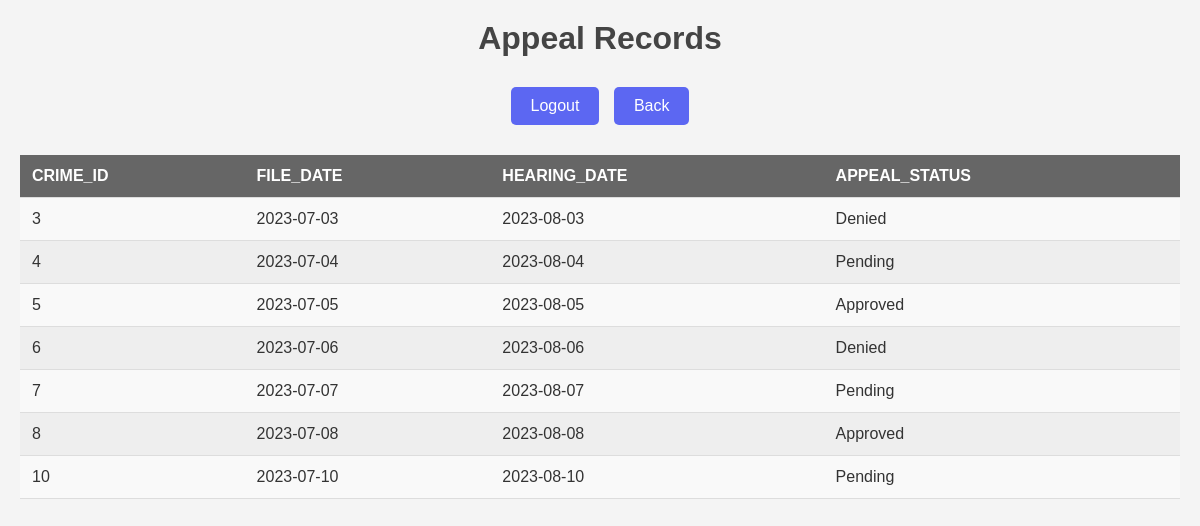
The app's page /appeal.php with its own data.
### tables this page shows
CREATE TABLE `appeal` (
  `crime_id` int(11) DEFAULT NULL,
  `file_date` date DEFAULT NULL,
  `hearing_date` date DEFAULT NULL,
  `appeal_status` varchar(50) DEFAULT NULL
);

### appeal.php (the view, shortened to what this page needs)
<!DOCTYPE html>
<html lang="en">
<head>
    <link rel="stylesheet" href="static/css/style.css">
</head>
<body>
    <h1>Appeal Records</h1>
    <button onclick="location.href='logout.php';">Logout</button>
    <button onclick="location.href='welcome.php';">Back</button>
    <?php
    include 'database.php';
    $sql = 'SELECT * FROM appeal';
    $stmt = $pdo->query($sql);
    echo "<table>";
    $row = $stmt->fetch(PDO::FETCH_ASSOC);
    echo "<tr>";
    foreach ($row as $key => $value) {
        echo "<th>$key</th>";
    }
    echo "</tr>";
    do {
        echo "<tr>";
        foreach ($row as $value) {
            echo "<td>$value</td>";
        }
        echo "</tr>";
    } while ($row = $stmt->fetch(PDO::FETCH_ASSOC));
    echo "</table>";
    ?>
</body>
</html>

### static/css/style.css (style rules this page uses)
body { font-family: 'Arial', sans-serif; background-color: #f4f4f4; color: #333; margin: 0; padding: 20px; text-align: center; }
h1, h2 { color: #444; margin: 0 0 20px 0; }
button { background-color: #5c67f2; color: white; border: none; padding: 10px 20px; margin: 10px 5px; border-radius: 5px; cursor: pointer; font-size: 16px; transition: background-color 0.3s ease; }
table { width: 100%; margin: 20px 0; border-collapse: collapse; }
th, td { padding: 12px; text-align: left; border-bottom: 1px solid #ddd; }
th { background-color: #666; color: white; text-transform: uppercase; }
tr:nth-child(even) { background-color: #f9f9f9; }
tr:nth-child(odd) { background-color: #eee; }

### records on screen
appeal: crime_id "3", file_date "2023-07-03", hearing_date "2023-08-03", appeal_status "Denied"
appeal: crime_id "4", file_date "2023-07-04", hearing_date "2023-08-04", appeal_status "Pending"
appeal: crime_id "5", file_date "2023-07-05", hearing_date "2023-08-05", appeal_status "Approved"
appeal: crime_id "6", file_date "2023-07-06", hearing_date "2023-08-06", appeal_status "Denied"
appeal: crime_id "7", file_date "2023-07-07", hearing_date "2023-08-07", appeal_status "Pending"
appeal: crime_id "8", file_date "2023-07-08", hearing_date "2023-08-08", appeal_status "Approved"
appeal: crime_id "10", file_date "2023-07-10", hearing_date "2023-08-10", appeal_status "Pending"

### other values on screen
$key "CRIME_ID"
$key "FILE_DATE"
$key "HEARING_DATE"
$key "APPEAL_STATUS"
